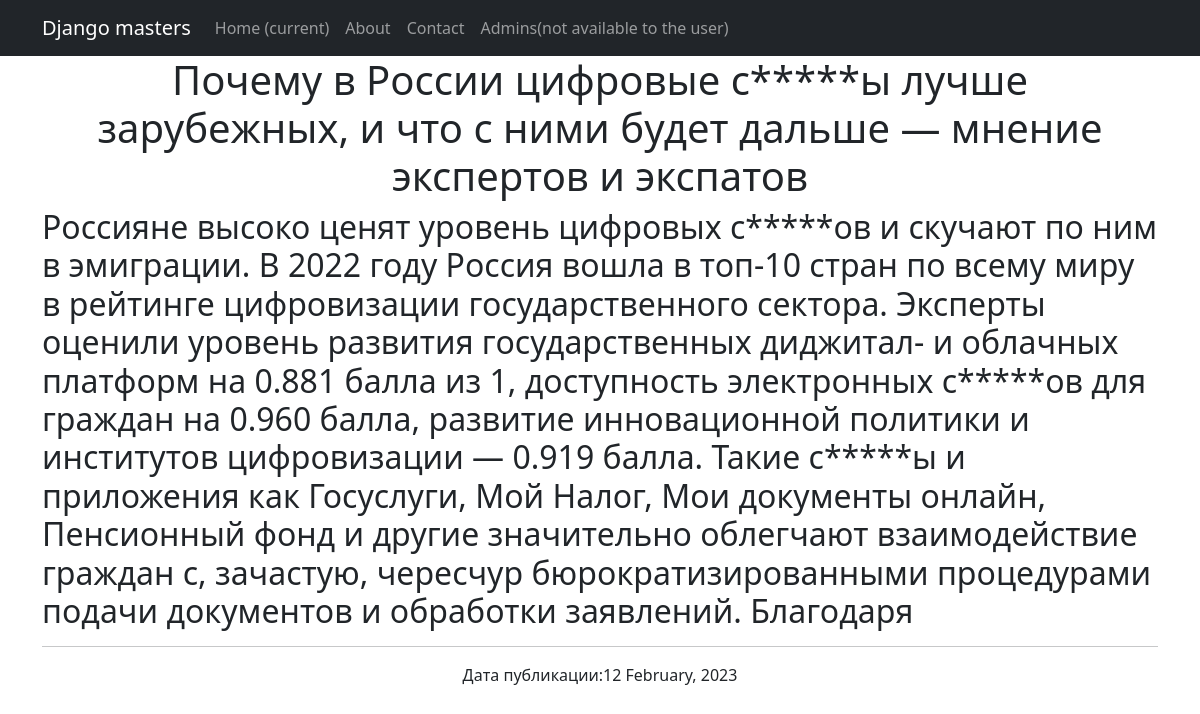
Page /NewsPaper/1 on the committed database.
### news/models.py (models this page shows, shortened)
class Post(models.Model):
    news = 'NE'
    article = 'AR'
    FIELD = [
        (news, 'Новость'),
        (article, 'Статья')
    ]
    article_or_news = models.CharField(max_length=2, choices=FIELD)
    data_time = models.DateTimeField(auto_now_add=True)
    name_news = models.CharField(max_length=255)
    text_news = models.TextField()
    rating_news = models.IntegerField(default=0)
    author_post = models.ForeignKey(Author, on_delete=models.CASCADE)
    post_category = models.ManyToManyField(Category, through='PostCategory')

### news/views.py (the view)
# urls.py: path('<int:pk>', NewsBlockDetail.as_view(), name='news_detail'),
class NewsBlockDetail(DetailView):
    model = Post
    template_name = 'news_block.html'
    context_object_name = 'news_block'
    def get_context_data(self, **kwargs):
        context = super().get_context_data(**kwargs)
        context['is_not_subscription'] = self.request.user
        return context
    def get_object(self, *args, **kwargs):
        obj = cache.get(f'post-{self.kwargs["pk"]}', None)
        if not obj:
            obj = super().get_object(queryset=self.queryset)
            cache.set(f'product-{self.kwargs["pk"]}', obj)
        return obj

### news/templatetags/words_filters.py (called while the page is built)
    @register.filter()
    def curse(value):
        for i, j in CURSE_WORDS.items():
            value = value.replace(i, j)
        return value

### templates/news_block.html (shortened to what this page needs)
{% extends 'flatpages/default.html' %}
{% load words_filters %}
{% block content %}
<h1>{{ news_block.name_news|curse }}</h1>
<h2 style="text-align: left;">{{ news_block.text_news|curse }}</h2>
<hr>
<h style="text-align: left;">Дата публикации:{{ news_block.data_time|date:"d E, Y" }}</h>
{% endblock content %}

### rows in the picture
Post: name_news|curse "Почему в России цифровые с*****ы лучше зарубежных, и что с ними будет дальше — мнение экспертов и экспатов", text_news|curse "Россияне высоко ценят уровень цифровых с*****ов и скучают по ним в эмиграции. В 2022 году Россия вошла в топ-10 стран по всему миру в рейтинге цифровизации государственного сектора. Эксперты оценили уровень развития государственных диджитал- и облачных платформ на 0.881 балла из 1, доступность электронных с*****ов для граждан на 0.960 балла, развитие инновационной политики и институтов цифровизации — 0.919 балла. Такие с*****ы и приложения как Госуслуги, Мой Налог, Мои документы онлайн, Пенсионный фонд и другие значительно облегчают взаимодействие граждан с, зачастую, чересчур бюрократизированными процедурами подачи документов и обработки заявлений. Благодаря", data_time "12 February, 2023"
